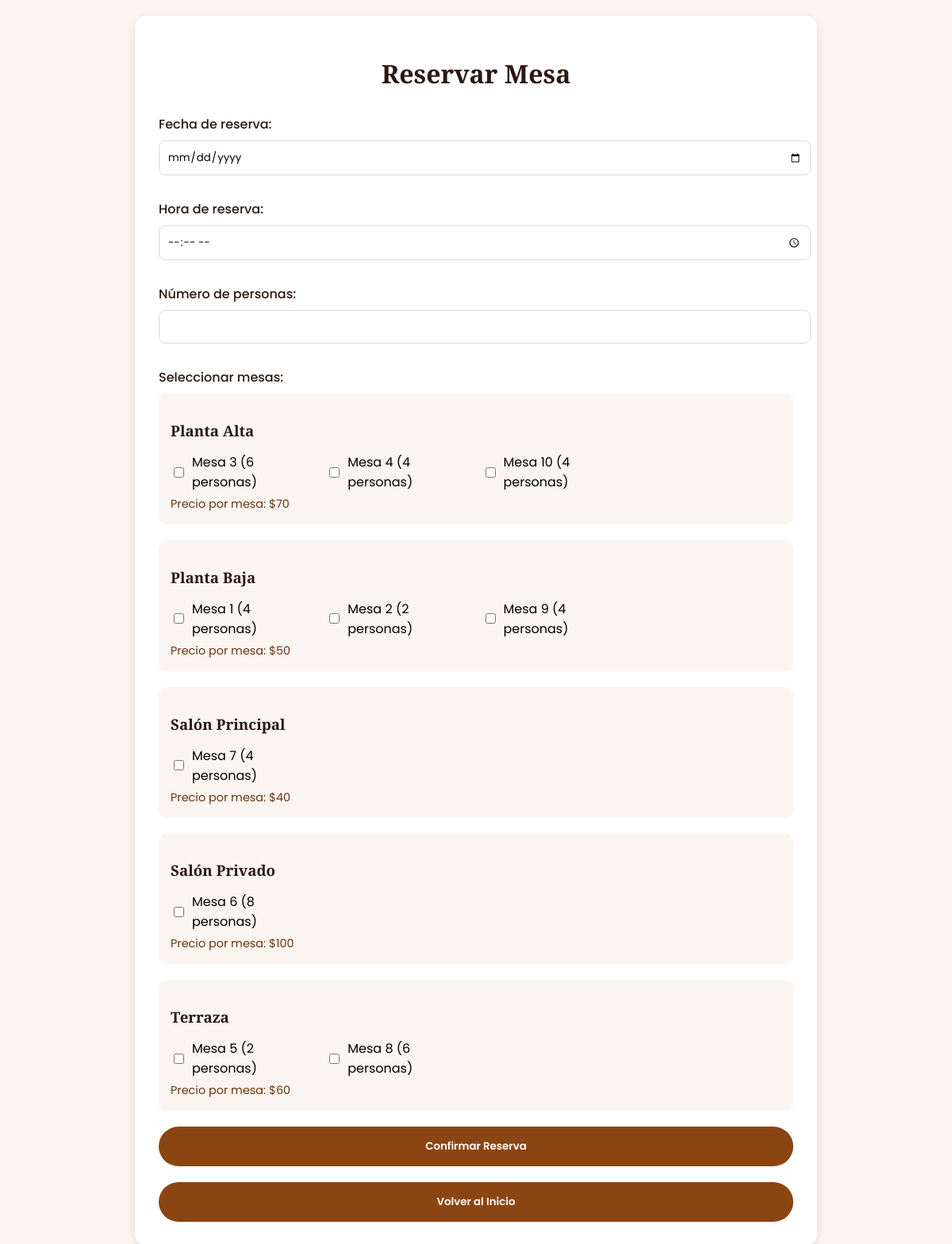
/paginaProyectoRest/cliente/reservas.php (signed in), run on the app's committed database.
### tables this page shows
CREATE TABLE `mesas` (
  `id` bigint(20) NOT NULL,
  `numero` int(11) NOT NULL,
  `capacidad` int(11) NOT NULL CHECK (`capacidad` > 0),
  `estado` enum('disponible','ocupada','reservada') NOT NULL,
  `ubicacion` varchar(255) DEFAULT NULL,
  `estado_reservado_hasta` time DEFAULT NULL,
  `imagen` blob NOT NULL
);

### paginaProyectoRest/cliente/reservas.php (the view, shortened to what this page needs)
<?php
$db = conexion();
$mesas_por_ubicacion = [];
$query = "SELECT id, numero, capacidad, ubicacion FROM mesas WHERE estado = 'disponible' ORDER BY ubicacion, numero";
$result = mysqli_query($db, $query);
while ($row = mysqli_fetch_assoc($result)) {
    $mesas_por_ubicacion[$row['ubicacion']][] = $row;
}
?>
<!DOCTYPE html>
<html lang="es">
<head>
</head>
<body>
    <div class="container">
        <h1>Reservar Mesa</h1>
        <form method="POST" onsubmit="return validarFormulario();">
            <div class="form-group">
                <label for="fecha">Fecha de reserva:</label>
                <input type="date" id="fecha" name="fecha" required>
            </div>
            <div class="form-group">
                <label for="hora">Hora de reserva:</label>
                <input type="time" id="hora" name="hora" required>
            </div>
            <div class="form-group">
                <label for="numero_personas">Número de personas:</label>
                <input type="number" id="numero_personas" name="numero_personas" min="1" required>
            </div>
            <div class="mesas-section">
                <label>Seleccionar mesas:</label>
                <?php foreach ($mesas_por_ubicacion as $ubicacion => $mesas): ?>
                    <div class="ubicacion-group">
                        <h3 class="ubicacion-title"><?php echo $ubicacion; ?></h3>
                        <div class="mesas-grid">
                            <?php foreach ($mesas as $mesa): ?>
                                <div class="mesa-option">
                                    <input type="checkbox" name="mesas[]" value="<?php echo $mesa['id']; ?>"
                                           class="mesa-checkbox" data-capacidad="<?php echo $mesa['capacidad']; ?>">
                                    <span>Mesa <?php echo $mesa['numero']; ?> (<?php echo $mesa['capacidad']; ?> personas)</span>
                                </div>
                            <?php endforeach; ?>
                        </div>
                        <div class="precio-info">
                            Precio por mesa: $<?php
                                switch ($ubicacion) {
                                    case 'Planta Baja':
                                        echo "50";
                                        break;
                                    case 'Planta Alta':
                                        echo "70";
                                        break;
                                    case 'Terraza':
                                        echo "60";
                                        break;
                                    case 'Salón Privado':
                                        echo "100";
                                        break;
                                    default:
                                        echo "40";
                                }
                            ?>
                        </div>
                    </div>
                <?php endforeach; ?>
            </div>
            <button type="submit">Confirmar Reserva</button>
            <button onclick="window.location.href='../cliente/paginaInfo.php'" class="back-button">Volver al Inicio</button>
        </form>
    </div>
</body>
</html>

### paginaProyectoRest/cliente/reservas.php (style rules this page uses)
body { font-family: 'Poppins', sans-serif; background-color: #faf5f0; margin: 0; padding: 20px; min-height: 100vh; }
.container { max-width: 800px; margin: 0 auto; background-color: white; padding: 30px; border-radius: 15px; box-shadow: 0 4px 12px rgba(43, 24, 16, 0.1); }
h1 { font-family: 'Playfair Display', serif; color: #2b1810; text-align: center; margin-bottom: 30px; }
.form-group { margin-bottom: 20px; }
label { display: block; margin-bottom: 8px; color: #2b1810; font-weight: 500; }
input[type="date"], input[type="time"], input[type="number"] { width: 100%; padding: 10px; border: 1px solid #ddd; border-radius: 8px; font-family: 'Poppins', sans-serif; margin-bottom: 10px; }
.mesas-section { margin-top: 20px; }
.ubicacion-group { margin-bottom: 20px; padding: 15px; background-color: #faf5f0; border-radius: 10px; }
.ubicacion-title { font-family: 'Playfair Display', serif; color: #2b1810; margin-bottom: 15px; }
.mesas-grid { display: grid; grid-template-columns: repeat(auto-fill, minmax(150px, 1fr)); gap: 15px; }
.mesa-option { display: flex; align-items: center; }
.mesa-checkbox { margin-right: 10px; }
button { background-color: #8b4513; color: white; border: none; padding: 15px 30px; border-radius: 25px; font-weight: 600; cursor: pointer; width: 100%; font-family: 'Poppins', sans-serif; transition: background-color 0.3s ease; }
.precio-info { font-size: 0.9em; color: #6b3410; margin-top: 5px; }
.back-button { background-color: #8b4513; color: white; border: none; padding: 15px 30px; border-radius: 25px; font-weight: 600; cursor: pointer; width: 100%; font-family: 'Poppins', sans-serif; margin-top: 20px; transition: background-color 0.3s ease; }

### data on the page
mesas: numero "3", capacidad "6"
mesas: numero "4", capacidad "4"
mesas: numero "10", capacidad "4"
mesas: numero "1", capacidad "4"
mesas: numero "2", capacidad "2"
mesas: numero "9", capacidad "4"
mesas: numero "7", capacidad "4"
mesas: numero "6", capacidad "8"
mesas: numero "5", capacidad "2"
mesas: numero "8", capacidad "6"

### other printed values
$ubicacion "Planta Alta"
$ubicacion "Planta Baja"
$ubicacion "Salón Principal"
$ubicacion "Salón Privado"
$ubicacion "Terraza"
